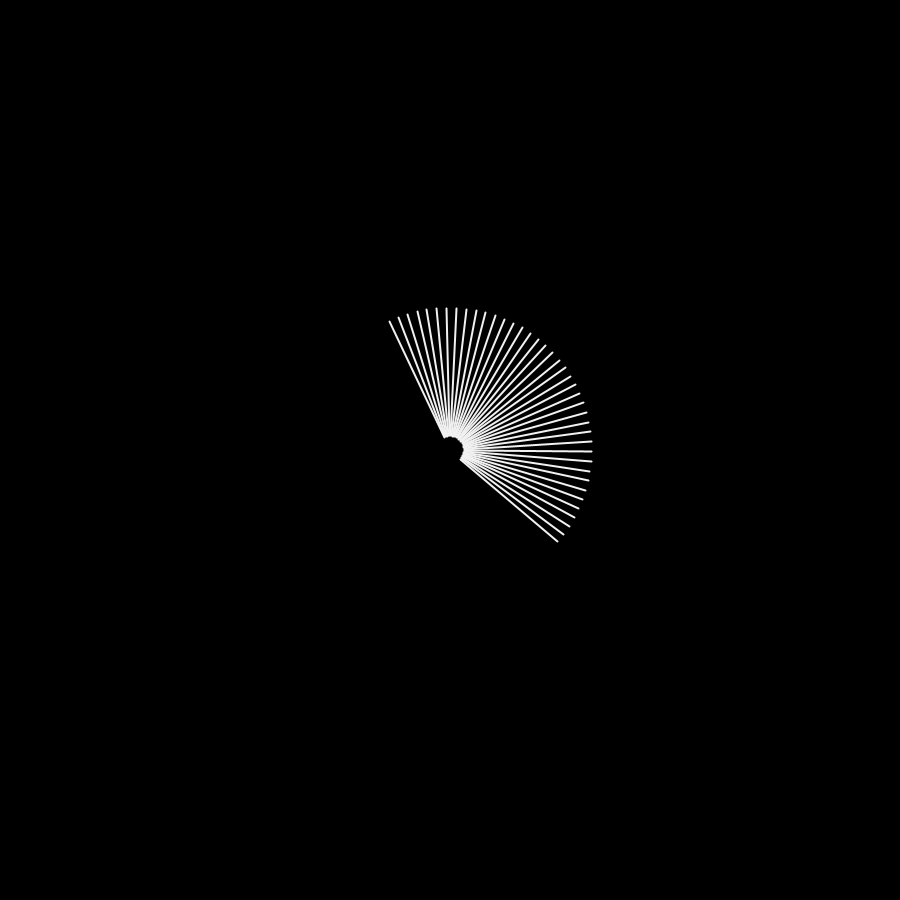
Frame 1 (no input)
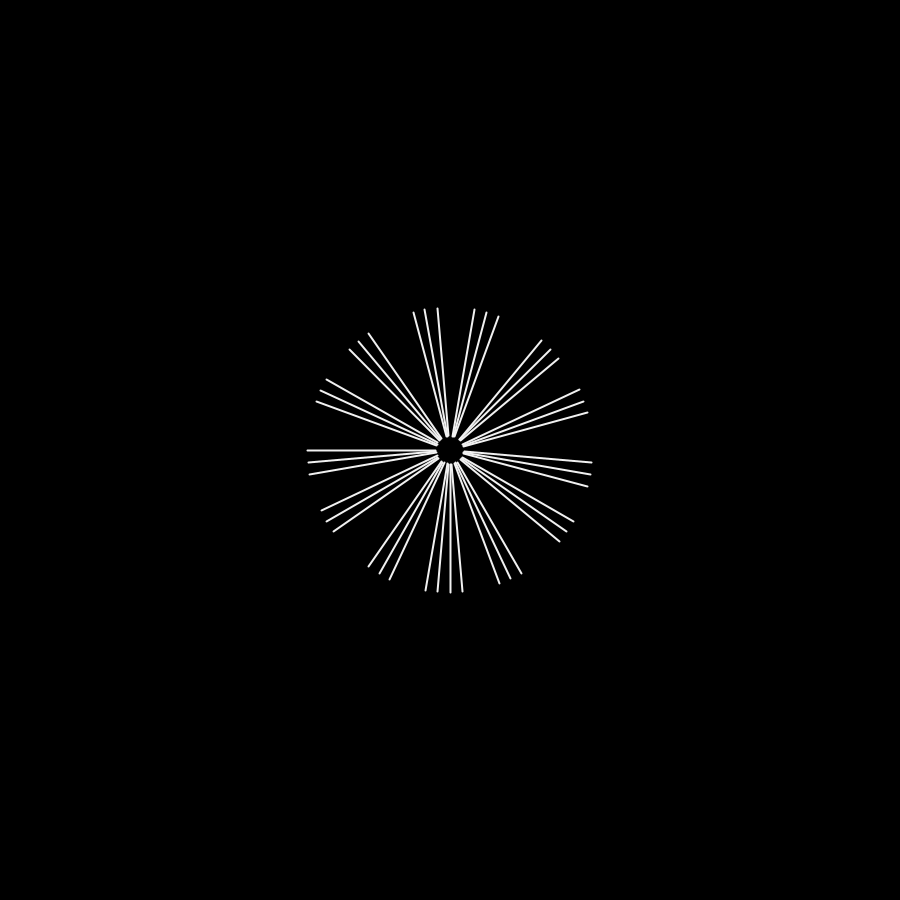
Frame 60 (the mouse pressed at the canvas centre just before this capture)
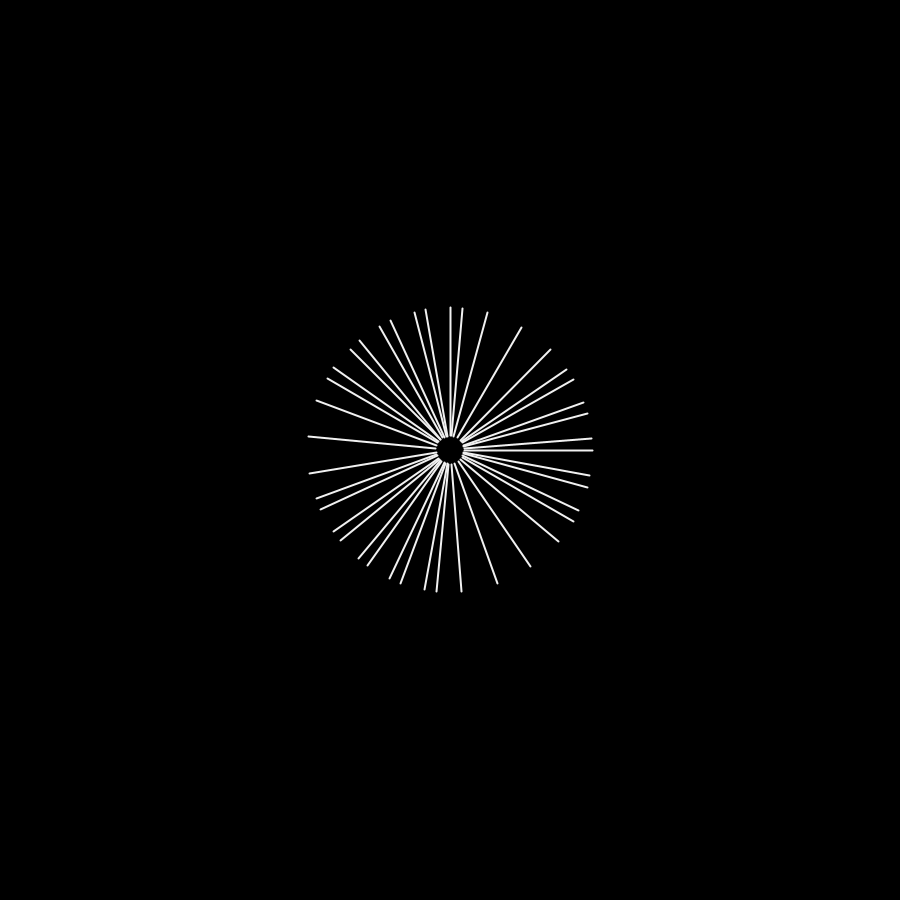
Frame 120 (the mouse held since frame 60 and released just before this capture)

The Processing sketch that drew these frames (run headless with seeded random() and noise(); from frame 60 on, the mouse is pressed at the canvas centre):

// Processing sketch: sketch_04_02_wavefigure
// ── sketch_04_02_wavefigure.pde
color bg = #000000;
color fg = #f1f1f1;
float x = 0;

void setup() {
  size(900, 900);
  background(bg);
  smooth();
  frameRate(15);
}

void draw() {
  background(bg); 
  translate(width/2, height/2);

  float amount = 40;
  float magnitude = 100;

  stroke(fg);
  strokeWeight(2); 

  for (int i = 0; i < amount; i++) {
    float wave1 = cos(radians(frameCount + i-50))+magnitude;
    float wave2 = sin(radians(frameCount + i-50))+magnitude;
  
    rotate(radians(frameCount - 5));
    line(wave1, wave2, 10, 10);
    
    wave2 += wave1;
  }
}
